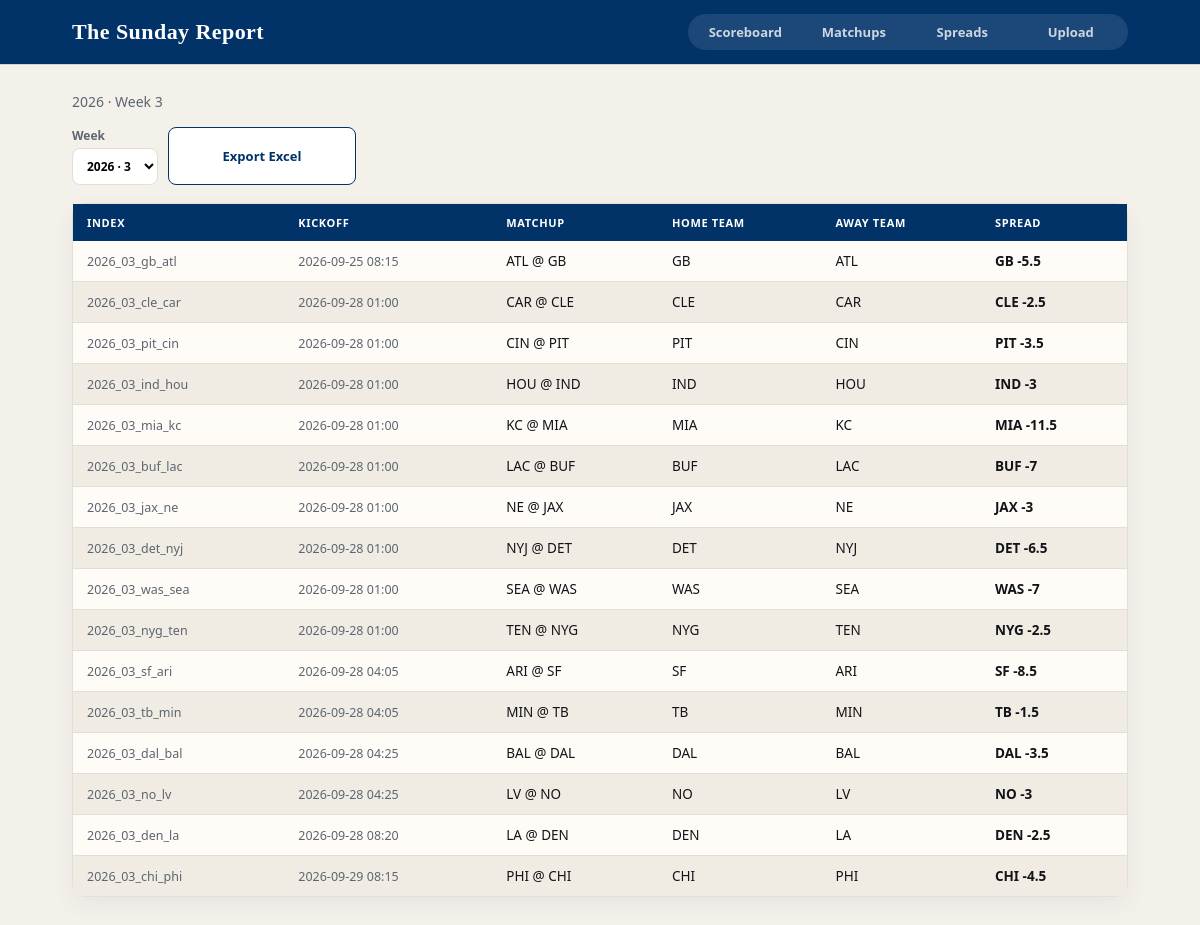
The page /past on the database its author committed.
### app/models.py (models this page shows)
class Base(DeclarativeBase):
    pass

class Matchup(Base):
    __tablename__ = "matchups"
    id: Mapped[str] = mapped_column(String, primary_key=True)
    season_year: Mapped[int] = mapped_column(Integer, nullable=False, index=True)
    season_week: Mapped[int] = mapped_column(Integer, nullable=False, index=True)
    home_team: Mapped[str] = mapped_column(String, nullable=False)
    away_team: Mapped[str] = mapped_column(String, nullable=False)
    kickoff: Mapped[str | None] = mapped_column(String, nullable=True)
    home_score: Mapped[int | None] = mapped_column(Integer, nullable=True)
    away_score: Mapped[int | None] = mapped_column(Integer, nullable=True)
    picks: Mapped[list["Pick"]] = relationship(back_populates="matchup")

### app/routers/week.py (the view)
@router.get("/past", response_class=HTMLResponse)
def past(request: Request, conn: DbConn, week: int | None = None):
    week_list = _past_week_list(conn)
    ctx = {
        "season": SEASON,
        "week": None,
        "week_list": week_list,
        "rows": [],
        "nav": "past",
    }
    if week_list:
        season, shown = _pick_past(week_list, week)
        ctx.update(
            {
                "season": season,
                "week": shown,
                "rows": [view_matchup(m) for m in db.matchups_for(conn, season, shown)],
            }
        )
    if is_htmx(request):
        return templates.TemplateResponse(request, "partials/past_board.html", ctx)
    return templates.TemplateResponse(request, "past.html", ctx)

### app/templates/past.html
{% extends "base.html" %}
{% block body %}
{% if not week_list %}
<p class="muted">No stored past spreads yet. Pull this week’s lines, then they’ll show up here after the week is over.</p>
{% else %}
{% include "partials/past_board.html" %}
{% endif %}
{% endblock %}

### app/templates/base.html (shortened to what this page needs)
<!DOCTYPE html>
<html lang="en">
<head>
  <link rel="stylesheet" href="/static/style.css">
</head>
<body>
  <header class="top">
    <div class="wrap top-inner">
      <h1>The Sunday Report</h1>
      <nav class="tabs tabs-4">
        <a href="/scoreboard" {% if nav == "scoreboard" %}class="active"{% endif %}>Scoreboard</a>
        <a href="/matchups" {% if nav == "matchups" %}class="active"{% endif %}>Matchups</a>
        <a href="/spreads" {% if nav == "spreads" %}class="active"{% endif %}>Spreads</a>
        <a href="/upload" {% if nav == "upload" %}class="active"{% endif %}>Upload</a>
      </nav>
    </div>
  </header>
  <div class="wrap main">
    {% block body %}{% endblock %}
  </div>
</body>
</html>

### app/templates/partials/past_board.html
<div id="board">
  <p class="muted">{{ season }} · Week {{ week }}</p>
  <div class="toolbar">
    <form class="form">
      <label>Week
        <select name="week" hx-get="/past" hx-target="#board" hx-swap="outerHTML">
          {% for s, w in week_list %}
          <option value="{{ w }}" {% if w == week %}selected{% endif %}>{{ s }} · {{ w }}</option>
          {% endfor %}
        </select>
      </label>
    </form>
    <a class="btn btn-ghost" href="/export/past?week={{ week }}">Export Excel</a>
  </div>
  {% with empty="No spreads stored for this week." %}
  {% include "partials/spread_table.html" %}
  {% endwith %}
</div>

### app/templates/partials/spread_table.html
<div class="table-card" id="table">
  <table>
    <thead>
      <tr><th>Index</th><th>Kickoff</th><th>Matchup</th><th>Home Team</th><th>Away Team</th><th>Spread</th></tr>
    </thead>
    <tbody>
      {% for r in rows %}
      <tr>
        <td class="mono">{{ r.index }}</td>
        <td class="mono">{{ r.kickoff }}</td>
        <td>{{ r.game }}</td>
        <td>{{ r.home_team }}</td>
        <td>{{ r.away_team }}</td>
        <td class="spread">{% if r.vegas_hint %}<span class="tip">{{ r.vegas_hint }}</span>{% endif %}{{ r.vegas }}</td>
      </tr>
      {% else %}
      <tr><td colspan="6">{{ empty|default("No games this week.") }}</td></tr>
      {% endfor %}
    </tbody>
  </table>
</div>

### app/static/style.css (style rules this page uses)
:root { --navy: #013369; --navy-2: #0a4a8a; --red: #d50a0a; --red-2: #b00808; --paper: #f4f1ea; --card: #fffcf7; --fg: #12141a; --muted: #5c6570; --line: #e4dfd4; --stripe: #f0ece3; --top-h: 64px; }
* { box-sizing: border-box; }
body { margin: 0; background: var(--paper); color: var(--fg); font-family: system-ui, -apple-system, "Segoe UI", sans-serif; }
.wrap { max-width: 1120px; margin: 0 auto; padding: 0 32px; }
.top { position: sticky; top: 0; z-index: 20; height: var(--top-h); background: var(--navy); color: #fff; box-shadow: 0 1px 0 rgba(0, 0, 0, 0.12); }
.top-inner { height: 100%; display: flex; align-items: center; justify-content: space-between; gap: 24px; }
h1 { font-family: Georgia, "Times New Roman", serif; color: #fff; margin: 0; font-size: 22px; font-weight: 600; letter-spacing: 0.02em; }
.tabs { display: grid; grid-template-columns: repeat(3, minmax(0, 1fr)); min-width: 360px; padding: 3px; background: rgba(255, 255, 255, 0.1); border-radius: 999px; font-size: 13px; font-weight: 600; }
.tabs-4 { grid-template-columns: repeat(4, minmax(0, 1fr)); min-width: 440px; }
.tabs a { color: rgba(255, 255, 255, 0.78); text-decoration: none; padding: 6px 8px; border-radius: 999px; text-align: center; display: block; }
.main { padding: 28px 32px 48px; }
.muted { color: var(--muted); margin: 0 0 16px; font-size: 14px; }
.table-card { background: var(--card); border: 1px solid var(--line); border-radius: 12px; overflow: visible; box-shadow: 0 8px 24px rgba(1, 51, 105, 0.06); }
table { width: 100%; border-collapse: collapse; font-size: 13.5px; }
th, td { padding: 11px 14px; text-align: left; border: 0; }
th { background: var(--navy); color: #fff; font-size: 11px; font-weight: 650; text-transform: uppercase; letter-spacing: 0.06em; }
td { border-bottom: 1px solid var(--line); }
tbody tr:last-child td { border-bottom: 0; }
tbody tr:nth-child(even) { background: var(--stripe); }
.spread { position: relative; font-variant-numeric: tabular-nums; font-weight: 650; }
.mono { font-variant-numeric: tabular-nums; color: var(--muted); font-size: 12.5px; }
.form { display: grid; gap: 12px; max-width: 420px; }
.toolbar { display: flex; gap: 10px; align-items: stretch; flex-wrap: wrap; margin-bottom: 18px; }
.toolbar .form { max-width: none; margin: 0; }
.toolbar form { margin: 0; display: flex; }
.toolbar button, .toolbar a.btn { width: 11.75rem; min-height: 38px; padding: 9px 12px; text-align: center; display: inline-flex; align-items: center; justify-content: center; }
label { display: grid; gap: 4px; font-size: 12px; color: var(--muted); font-weight: 600; }
input, select { padding: 8px 10px; font: inherit; border: 1px solid var(--line); border-radius: 8px; background: #fff; }
.btn, button { border: 1px solid transparent; padding: 9px 14px; font: inherit; font-size: 13px; font-weight: 650; cursor: pointer; width: fit-content; border-radius: 8px; text-decoration: none; display: inline-block; }
.btn-ghost, a.btn:not(.btn-primary), button:not(.btn-primary) { background: #fff; color: var(--navy); border-color: var(--navy); }

### rows shown on the page
Matchup: season_year "2026", index "2026_03_gb_atl", kickoff "2026-09-25 08:15", game "ATL @ GB", home_team "GB", away_team "ATL", vegas "GB -5.5"
Matchup: index "2026_03_cle_car", kickoff "2026-09-28 01:00", game "CAR @ CLE", home_team "CLE", away_team "CAR", vegas "CLE -2.5"
Matchup: index "2026_03_pit_cin", kickoff "2026-09-28 01:00", game "CIN @ PIT", home_team "PIT", away_team "CIN", vegas "PIT -3.5"
Matchup: index "2026_03_ind_hou", kickoff "2026-09-28 01:00", game "HOU @ IND", home_team "IND", away_team "HOU", vegas "IND -3"
Matchup: index "2026_03_mia_kc", kickoff "2026-09-28 01:00", game "KC @ MIA", home_team "MIA", away_team "KC", vegas "MIA -11.5"
Matchup: index "2026_03_buf_lac", kickoff "2026-09-28 01:00", game "LAC @ BUF", home_team "BUF", away_team "LAC", vegas "BUF -7"
Matchup: index "2026_03_jax_ne", kickoff "2026-09-28 01:00", game "NE @ JAX", home_team "JAX", away_team "NE", vegas "JAX -3"
Matchup: index "2026_03_det_nyj", kickoff "2026-09-28 01:00", game "NYJ @ DET", home_team "DET", away_team "NYJ", vegas "DET -6.5"
Matchup: index "2026_03_was_sea", kickoff "2026-09-28 01:00", game "SEA @ WAS", home_team "WAS", away_team "SEA", vegas "WAS -7"
Matchup: index "2026_03_nyg_ten", kickoff "2026-09-28 01:00", game "TEN @ NYG", home_team "NYG", away_team "TEN", vegas "NYG -2.5"
Matchup: index "2026_03_sf_ari", kickoff "2026-09-28 04:05", game "ARI @ SF", home_team "SF", away_team "ARI", vegas "SF -8.5"
Matchup: index "2026_03_tb_min", kickoff "2026-09-28 04:05", game "MIN @ TB", home_team "TB", away_team "MIN", vegas "TB -1.5"
Matchup: index "2026_03_dal_bal", kickoff "2026-09-28 04:25", game "BAL @ DAL", home_team "DAL", away_team "BAL", vegas "DAL -3.5"
Matchup: index "2026_03_no_lv", kickoff "2026-09-28 04:25", game "LV @ NO", home_team "NO", away_team "LV", vegas "NO -3"
Matchup: index "2026_03_den_la", kickoff "2026-09-28 08:20", game "LA @ DEN", home_team "DEN", away_team "LA", vegas "DEN -2.5"
Matchup: index "2026_03_chi_phi", kickoff "2026-09-29 08:15", game "PHI @ CHI", home_team "CHI", away_team "PHI", vegas "CHI -4.5"

### other values the page prints
{{ week }} "3"
form field week "2026 · 3"
